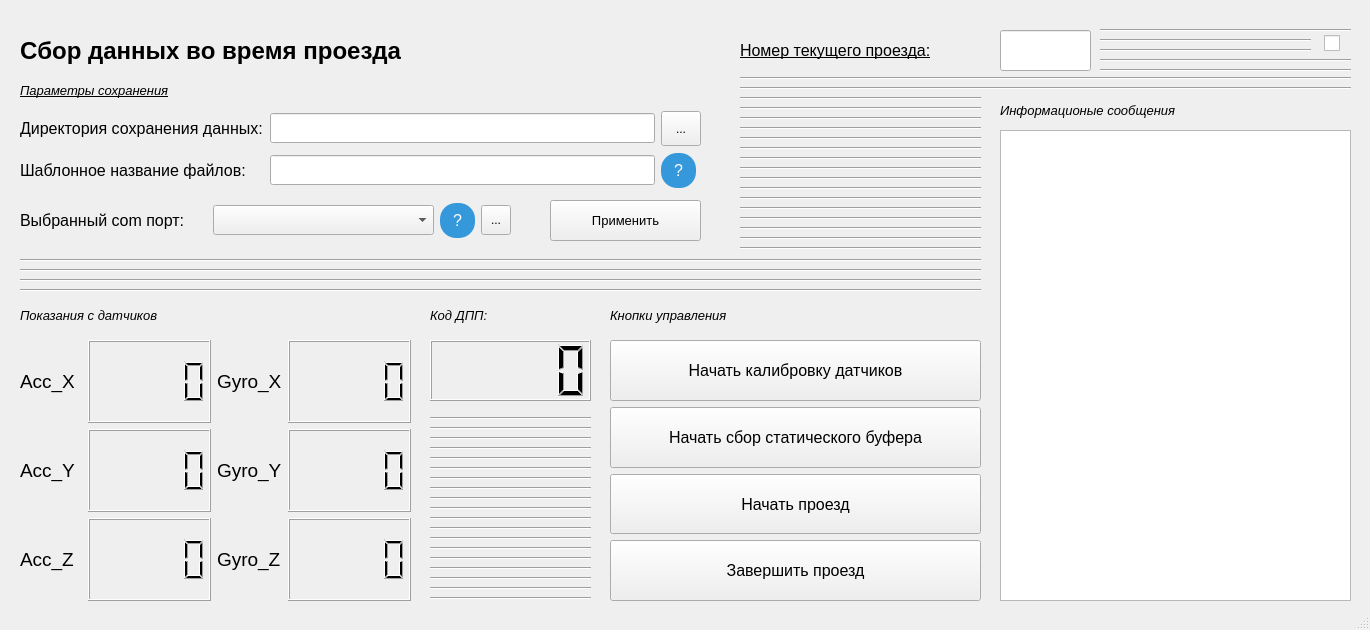
<?xml version="1.0" encoding="UTF-8"?>
<ui version="4.0">
 <class>MainWindow</class>
 <widget class="QMainWindow" name="MainWindow">
  <property name="geometry">
   <rect>
    <x>0</x>
    <y>0</y>
    <width>1370</width>
    <height>630</height>
   </rect>
  </property>
  <property name="sizePolicy">
   <sizepolicy hsizetype="Fixed" vsizetype="Fixed">
    <horstretch>0</horstretch>
    <verstretch>0</verstretch>
   </sizepolicy>
  </property>
  <property name="minimumSize">
   <size>
    <width>1370</width>
    <height>630</height>
   </size>
  </property>
  <property name="maximumSize">
   <size>
    <width>1370</width>
    <height>630</height>
   </size>
  </property>
  <property name="windowTitle">
   <string>MainWindow</string>
  </property>
  <widget class="QWidget" name="centralwidget">
   <widget class="QWidget" name="gridLayoutWidget">
    <property name="geometry">
     <rect>
      <x>20</x>
      <y>340</y>
      <width>391</width>
      <height>261</height>
     </rect>
    </property>
    <layout class="QGridLayout" name="Values_Widget" columnstretch="1,2,1,2">
     <item row="0" column="0">
      <widget class="QLabel" name="Label_Acc_X">
       <property name="font">
        <font>
         <family>Tahoma</family>
         <pointsize>14</pointsize>
         <kerning>false</kerning>
        </font>
       </property>
       <property name="cursor">
        <cursorShape>ArrowCursor</cursorShape>
       </property>
       <property name="text">
        <string>Acc_X</string>
       </property>
      </widget>
     </item>
     <item row="0" column="1">
      <widget class="QLCDNumber" name="Value_Acc_X">
       <property name="font">
        <font>
         <family>MS Serif</family>
        </font>
       </property>
      </widget>
     </item>
     <item row="0" column="3">
      <widget class="QLCDNumber" name="Value_Gyro_X"/>
     </item>
     <item row="1" column="1">
      <widget class="QLCDNumber" name="Value_Acc_Y"/>
     </item>
     <item row="2" column="1">
      <widget class="QLCDNumber" name="Value_Acc_Z"/>
     </item>
     <item row="1" column="3">
      <widget class="QLCDNumber" name="Value_Gyro_Y"/>
     </item>
     <item row="2" column="3">
      <widget class="QLCDNumber" name="Value_Gyro_Z"/>
     </item>
     <item row="1" column="0">
      <widget class="QLabel" name="Label_Acc_Y">
       <property name="font">
        <font>
         <family>Tahoma</family>
         <pointsize>14</pointsize>
        </font>
       </property>
       <property name="text">
        <string>Acc_Y</string>
       </property>
      </widget>
     </item>
     <item row="2" column="0">
      <widget class="QLabel" name="Label_Acc_Z">
       <property name="font">
        <font>
         <family>Tahoma</family>
         <pointsize>14</pointsize>
        </font>
       </property>
       <property name="text">
        <string>Acc_Z</string>
       </property>
      </widget>
     </item>
     <item row="0" column="2">
      <widget class="QLabel" name="Label_Gyro_X">
       <property name="font">
        <font>
         <family>Tahoma</family>
         <pointsize>14</pointsize>
        </font>
       </property>
       <property name="text">
        <string>Gyro_X</string>
       </property>
      </widget>
     </item>
     <item row="1" column="2">
      <widget class="QLabel" name="Label_Gyro_Y">
       <property name="font">
        <font>
         <family>Tahoma</family>
         <pointsize>14</pointsize>
        </font>
       </property>
       <property name="text">
        <string>Gyro_Y</string>
       </property>
      </widget>
     </item>
     <item row="2" column="2">
      <widget class="QLabel" name="Label_Gyro_Z">
       <property name="font">
        <font>
         <family>Tahoma</family>
         <pointsize>14</pointsize>
        </font>
       </property>
       <property name="text">
        <string>Gyro_Z</string>
       </property>
      </widget>
     </item>
    </layout>
   </widget>
   <widget class="QWidget" name="verticalLayoutWidget">
    <property name="geometry">
     <rect>
      <x>610</x>
      <y>340</y>
      <width>371</width>
      <height>261</height>
     </rect>
    </property>
    <layout class="QVBoxLayout" name="Buttons">
     <item>
      <widget class="QPushButton" name="StartCalibrationButton">
       <property name="sizePolicy">
        <sizepolicy hsizetype="Minimum" vsizetype="Preferred">
         <horstretch>0</horstretch>
         <verstretch>0</verstretch>
        </sizepolicy>
       </property>
       <property name="font">
        <font>
         <pointsize>12</pointsize>
        </font>
       </property>
       <property name="text">
        <string>Начать калибровку датчиков</string>
       </property>
      </widget>
     </item>
     <item>
      <widget class="QPushButton" name="StartStaticInitButton">
       <property name="sizePolicy">
        <sizepolicy hsizetype="Minimum" vsizetype="Preferred">
         <horstretch>0</horstretch>
         <verstretch>0</verstretch>
        </sizepolicy>
       </property>
       <property name="font">
        <font>
         <pointsize>12</pointsize>
        </font>
       </property>
       <property name="text">
        <string>Начать сбор статического буфера</string>
       </property>
      </widget>
     </item>
     <item>
      <widget class="QPushButton" name="StartMeasuringButton">
       <property name="sizePolicy">
        <sizepolicy hsizetype="Minimum" vsizetype="Preferred">
         <horstretch>0</horstretch>
         <verstretch>0</verstretch>
        </sizepolicy>
       </property>
       <property name="font">
        <font>
         <pointsize>12</pointsize>
        </font>
       </property>
       <property name="text">
        <string>Начать проезд</string>
       </property>
      </widget>
     </item>
     <item>
      <widget class="QPushButton" name="StopMeasuringButton">
       <property name="sizePolicy">
        <sizepolicy hsizetype="Minimum" vsizetype="Preferred">
         <horstretch>0</horstretch>
         <verstretch>0</verstretch>
        </sizepolicy>
       </property>
       <property name="font">
        <font>
         <pointsize>12</pointsize>
        </font>
       </property>
       <property name="text">
        <string>Завершить проезд</string>
       </property>
      </widget>
     </item>
    </layout>
   </widget>
   <widget class="QLabel" name="label_8">
    <property name="geometry">
     <rect>
      <x>20</x>
      <y>20</y>
      <width>671</width>
      <height>61</height>
     </rect>
    </property>
    <property name="font">
     <font>
      <pointsize>18</pointsize>
      <weight>75</weight>
      <bold>true</bold>
      <kerning>false</kerning>
     </font>
    </property>
    <property name="text">
     <string>Сбор данных во время проезда</string>
    </property>
   </widget>
   <widget class="QWidget" name="horizontalLayoutWidget">
    <property name="geometry">
     <rect>
      <x>20</x>
      <y>200</y>
      <width>491</width>
      <height>41</height>
     </rect>
    </property>
    <layout class="QHBoxLayout" name="COM_Port_STM_Settings">
     <item>
      <widget class="QLabel" name="label">
       <property name="font">
        <font>
         <pointsize>12</pointsize>
        </font>
       </property>
       <property name="text">
        <string>Выбранный com порт:     </string>
       </property>
      </widget>
     </item>
     <item>
      <widget class="QComboBox" name="ComPortComboBox">
       <property name="enabled">
        <bool>true</bool>
       </property>
       <property name="sizePolicy">
        <sizepolicy hsizetype="MinimumExpanding" vsizetype="Fixed">
         <horstretch>0</horstretch>
         <verstretch>0</verstretch>
        </sizepolicy>
       </property>
       <property name="minimumSize">
        <size>
         <width>0</width>
         <height>30</height>
        </size>
       </property>
       <property name="font">
        <font>
         <pointsize>10</pointsize>
        </font>
       </property>
       <property name="mouseTracking">
        <bool>true</bool>
       </property>
      </widget>
     </item>
     <item>
      <widget class="QPushButton" name="ComPortInfoButton">
       <property name="sizePolicy">
        <sizepolicy hsizetype="Fixed" vsizetype="Fixed">
         <horstretch>0</horstretch>
         <verstretch>0</verstretch>
        </sizepolicy>
       </property>
       <property name="minimumSize">
        <size>
         <width>35</width>
         <height>35</height>
        </size>
       </property>
       <property name="font">
        <font>
         <pointsize>12</pointsize>
        </font>
       </property>
       <property name="styleSheet">
        <string notr="true">QPushButton {
    border-radius: 16px; /* half of the button height for a perfect circle */
    background-color: #3498db; /* set the background color */
    color: white; /* set the text color */
    padding: 5px 10px; /* adjust padding as needed */
}</string>
       </property>
       <property name="text">
        <string>?</string>
       </property>
       <property name="iconSize">
        <size>
         <width>20</width>
         <height>20</height>
        </size>
       </property>
      </widget>
     </item>
     <item>
      <widget class="QToolButton" name="UpdateComPortsButton">
       <property name="minimumSize">
        <size>
         <width>30</width>
         <height>30</height>
        </size>
       </property>
       <property name="text">
        <string>...</string>
       </property>
      </widget>
     </item>
    </layout>
   </widget>
   <widget class="QLabel" name="label_12">
    <property name="geometry">
     <rect>
      <x>1000</x>
      <y>100</y>
      <width>231</width>
      <height>20</height>
     </rect>
    </property>
    <property name="font">
     <font>
      <pointsize>10</pointsize>
      <italic>true</italic>
     </font>
    </property>
    <property name="text">
     <string>Информационые сообщения</string>
    </property>
   </widget>
   <widget class="QLabel" name="label_3">
    <property name="geometry">
     <rect>
      <x>20</x>
      <y>80</y>
      <width>271</width>
      <height>21</height>
     </rect>
    </property>
    <property name="font">
     <font>
      <pointsize>10</pointsize>
      <italic>true</italic>
      <underline>true</underline>
     </font>
    </property>
    <property name="text">
     <string>Параметры сохранения</string>
    </property>
   </widget>
   <widget class="QWidget" name="gridLayoutWidget_3">
    <property name="geometry">
     <rect>
      <x>20</x>
      <y>110</y>
      <width>681</width>
      <height>81</height>
     </rect>
    </property>
    <layout class="QGridLayout" name="SavingSettings_Widget">
     <item row="0" column="0">
      <widget class="QLabel" name="label_2">
       <property name="font">
        <font>
         <pointsize>12</pointsize>
        </font>
       </property>
       <property name="text">
        <string>Директория сохранения данных:</string>
       </property>
      </widget>
     </item>
     <item row="0" column="1">
      <widget class="QLineEdit" name="SavingPathEdit">
       <property name="minimumSize">
        <size>
         <width>0</width>
         <height>30</height>
        </size>
       </property>
       <property name="font">
        <font>
         <pointsize>10</pointsize>
        </font>
       </property>
      </widget>
     </item>
     <item row="0" column="2">
      <widget class="QToolButton" name="ChooseSavingPathButton">
       <property name="minimumSize">
        <size>
         <width>40</width>
         <height>35</height>
        </size>
       </property>
       <property name="layoutDirection">
        <enum>Qt::LeftToRight</enum>
       </property>
       <property name="text">
        <string>...</string>
       </property>
      </widget>
     </item>
     <item row="1" column="0">
      <widget class="QLabel" name="label_10">
       <property name="sizePolicy">
        <sizepolicy hsizetype="Minimum" vsizetype="Ignored">
         <horstretch>0</horstretch>
         <verstretch>0</verstretch>
        </sizepolicy>
       </property>
       <property name="font">
        <font>
         <pointsize>12</pointsize>
        </font>
       </property>
       <property name="text">
        <string>Шаблонное название файлов:    </string>
       </property>
       <property name="wordWrap">
        <bool>false</bool>
       </property>
      </widget>
     </item>
     <item row="1" column="1">
      <widget class="QLineEdit" name="TemplateFilenameEdit">
       <property name="sizePolicy">
        <sizepolicy hsizetype="MinimumExpanding" vsizetype="Fixed">
         <horstretch>0</horstretch>
         <verstretch>0</verstretch>
        </sizepolicy>
       </property>
       <property name="minimumSize">
        <size>
         <width>0</width>
         <height>30</height>
        </size>
       </property>
       <property name="font">
        <font>
         <pointsize>10</pointsize>
        </font>
       </property>
      </widget>
     </item>
     <item row="1" column="2">
      <widget class="QPushButton" name="TemplayInfoButton">
       <property name="sizePolicy">
        <sizepolicy hsizetype="Fixed" vsizetype="Fixed">
         <horstretch>0</horstretch>
         <verstretch>0</verstretch>
        </sizepolicy>
       </property>
       <property name="minimumSize">
        <size>
         <width>35</width>
         <height>35</height>
        </size>
       </property>
       <property name="font">
        <font>
         <pointsize>12</pointsize>
        </font>
       </property>
       <property name="styleSheet">
        <string notr="true">QPushButton {
    border-radius: 16px; /* half of the button height for a perfect circle */
    background-color: #3498db; /* set the background color */
    color: white; /* set the text color */
    padding: 5px 10px; /* adjust padding as needed */
}</string>
       </property>
       <property name="text">
        <string>?</string>
       </property>
       <property name="iconSize">
        <size>
         <width>20</width>
         <height>20</height>
        </size>
       </property>
      </widget>
     </item>
    </layout>
   </widget>
   <widget class="Line" name="line_9">
    <property name="geometry">
     <rect>
      <x>20</x>
      <y>270</y>
      <width>961</width>
      <height>20</height>
     </rect>
    </property>
    <property name="orientation">
     <enum>Qt::Horizontal</enum>
    </property>
   </widget>
   <widget class="Line" name="line_10">
    <property name="geometry">
     <rect>
      <x>20</x>
      <y>250</y>
      <width>961</width>
      <height>20</height>
     </rect>
    </property>
    <property name="orientation">
     <enum>Qt::Horizontal</enum>
    </property>
   </widget>
   <widget class="Line" name="line_12">
    <property name="geometry">
     <rect>
      <x>20</x>
      <y>260</y>
      <width>961</width>
      <height>20</height>
     </rect>
    </property>
    <property name="orientation">
     <enum>Qt::Horizontal</enum>
    </property>
   </widget>
   <widget class="Line" name="line_6">
    <property name="geometry">
     <rect>
      <x>830</x>
      <y>-20</y>
      <width>611</width>
      <height>16</height>
     </rect>
    </property>
    <property name="orientation">
     <enum>Qt::Horizontal</enum>
    </property>
   </widget>
   <widget class="Line" name="line_15">
    <property name="geometry">
     <rect>
      <x>740</x>
      <y>80</y>
      <width>611</width>
      <height>16</height>
     </rect>
    </property>
    <property name="orientation">
     <enum>Qt::Horizontal</enum>
    </property>
   </widget>
   <widget class="Line" name="line_17">
    <property name="geometry">
     <rect>
      <x>740</x>
      <y>70</y>
      <width>611</width>
      <height>16</height>
     </rect>
    </property>
    <property name="orientation">
     <enum>Qt::Horizontal</enum>
    </property>
   </widget>
   <widget class="QListWidget" name="msgList">
    <property name="geometry">
     <rect>
      <x>1000</x>
      <y>130</y>
      <width>351</width>
      <height>471</height>
     </rect>
    </property>
    <property name="font">
     <font>
      <pointsize>10</pointsize>
     </font>
    </property>
   </widget>
   <widget class="QLabel" name="label_9">
    <property name="geometry">
     <rect>
      <x>740</x>
      <y>30</y>
      <width>281</width>
      <height>41</height>
     </rect>
    </property>
    <property name="font">
     <font>
      <pointsize>12</pointsize>
      <underline>true</underline>
     </font>
    </property>
    <property name="text">
     <string>Номер текущего проезда:</string>
    </property>
   </widget>
   <widget class="Line" name="line_21">
    <property name="geometry">
     <rect>
      <x>1100</x>
      <y>40</y>
      <width>211</width>
      <height>20</height>
     </rect>
    </property>
    <property name="orientation">
     <enum>Qt::Horizontal</enum>
    </property>
   </widget>
   <widget class="Line" name="line_22">
    <property name="geometry">
     <rect>
      <x>1100</x>
      <y>30</y>
      <width>211</width>
      <height>20</height>
     </rect>
    </property>
    <property name="orientation">
     <enum>Qt::Horizontal</enum>
    </property>
   </widget>
   <widget class="Line" name="line_23">
    <property name="geometry">
     <rect>
      <x>1100</x>
      <y>20</y>
      <width>251</width>
      <height>20</height>
     </rect>
    </property>
    <property name="orientation">
     <enum>Qt::Horizontal</enum>
    </property>
   </widget>
   <widget class="Line" name="line_24">
    <property name="geometry">
     <rect>
      <x>1100</x>
      <y>60</y>
      <width>251</width>
      <height>20</height>
     </rect>
    </property>
    <property name="orientation">
     <enum>Qt::Horizontal</enum>
    </property>
   </widget>
   <widget class="Line" name="line_25">
    <property name="geometry">
     <rect>
      <x>1100</x>
      <y>50</y>
      <width>251</width>
      <height>20</height>
     </rect>
    </property>
    <property name="orientation">
     <enum>Qt::Horizontal</enum>
    </property>
   </widget>
   <widget class="QLineEdit" name="Passage_Num">
    <property name="geometry">
     <rect>
      <x>1000</x>
      <y>30</y>
      <width>91</width>
      <height>41</height>
     </rect>
    </property>
    <property name="font">
     <font>
      <pointsize>12</pointsize>
      <weight>75</weight>
      <bold>true</bold>
     </font>
    </property>
   </widget>
   <widget class="Line" name="line_19">
    <property name="geometry">
     <rect>
      <x>740</x>
      <y>90</y>
      <width>241</width>
      <height>16</height>
     </rect>
    </property>
    <property name="orientation">
     <enum>Qt::Horizontal</enum>
    </property>
   </widget>
   <widget class="QLabel" name="label_11">
    <property name="geometry">
     <rect>
      <x>20</x>
      <y>305</y>
      <width>231</width>
      <height>21</height>
     </rect>
    </property>
    <property name="font">
     <font>
      <pointsize>10</pointsize>
      <italic>true</italic>
     </font>
    </property>
    <property name="text">
     <string>Показания с датчиков</string>
    </property>
   </widget>
   <widget class="QLabel" name="label_13">
    <property name="geometry">
     <rect>
      <x>610</x>
      <y>300</y>
      <width>181</width>
      <height>31</height>
     </rect>
    </property>
    <property name="font">
     <font>
      <pointsize>10</pointsize>
      <italic>true</italic>
     </font>
    </property>
    <property name="text">
     <string>Кнопки управления</string>
    </property>
   </widget>
   <widget class="QCheckBox" name="Indicator">
    <property name="geometry">
     <rect>
      <x>1324</x>
      <y>28</y>
      <width>21</width>
      <height>30</height>
     </rect>
    </property>
    <property name="sizePolicy">
     <sizepolicy hsizetype="Minimum" vsizetype="Fixed">
      <horstretch>1</horstretch>
      <verstretch>1</verstretch>
     </sizepolicy>
    </property>
    <property name="maximumSize">
     <size>
      <width>141</width>
      <height>30</height>
     </size>
    </property>
    <property name="styleSheet">
     <string notr="true">QCheckBox::indicator {
    width: 16px;
    height: 16px;
}</string>
    </property>
    <property name="text">
     <string/>
    </property>
   </widget>
   <widget class="QLabel" name="label_4">
    <property name="geometry">
     <rect>
      <x>430</x>
      <y>300</y>
      <width>91</width>
      <height>31</height>
     </rect>
    </property>
    <property name="font">
     <font>
      <pointsize>10</pointsize>
      <italic>true</italic>
     </font>
    </property>
    <property name="text">
     <string>Код ДПП:</string>
    </property>
   </widget>
   <widget class="QLCDNumber" name="DppCodeValue">
    <property name="geometry">
     <rect>
      <x>430</x>
      <y>340</y>
      <width>161</width>
      <height>61</height>
     </rect>
    </property>
    <property name="font">
     <font>
      <family>MS Shell Dlg 2</family>
      <pointsize>8</pointsize>
     </font>
    </property>
   </widget>
   <widget class="Line" name="line_20">
    <property name="geometry">
     <rect>
      <x>740</x>
      <y>100</y>
      <width>241</width>
      <height>16</height>
     </rect>
    </property>
    <property name="orientation">
     <enum>Qt::Horizontal</enum>
    </property>
   </widget>
   <widget class="Line" name="line_26">
    <property name="geometry">
     <rect>
      <x>740</x>
      <y>120</y>
      <width>241</width>
      <height>16</height>
     </rect>
    </property>
    <property name="orientation">
     <enum>Qt::Horizontal</enum>
    </property>
   </widget>
   <widget class="Line" name="line_27">
    <property name="geometry">
     <rect>
      <x>740</x>
      <y>110</y>
      <width>241</width>
      <height>16</height>
     </rect>
    </property>
    <property name="orientation">
     <enum>Qt::Horizontal</enum>
    </property>
   </widget>
   <widget class="Line" name="line_28">
    <property name="geometry">
     <rect>
      <x>740</x>
      <y>140</y>
      <width>241</width>
      <height>16</height>
     </rect>
    </property>
    <property name="orientation">
     <enum>Qt::Horizontal</enum>
    </property>
   </widget>
   <widget class="Line" name="line_29">
    <property name="geometry">
     <rect>
      <x>740</x>
      <y>150</y>
      <width>241</width>
      <height>16</height>
     </rect>
    </property>
    <property name="orientation">
     <enum>Qt::Horizontal</enum>
    </property>
   </widget>
   <widget class="Line" name="line_30">
    <property name="geometry">
     <rect>
      <x>740</x>
      <y>160</y>
      <width>241</width>
      <height>16</height>
     </rect>
    </property>
    <property name="orientation">
     <enum>Qt::Horizontal</enum>
    </property>
   </widget>
   <widget class="Line" name="line_31">
    <property name="geometry">
     <rect>
      <x>740</x>
      <y>130</y>
      <width>241</width>
      <height>16</height>
     </rect>
    </property>
    <property name="orientation">
     <enum>Qt::Horizontal</enum>
    </property>
   </widget>
   <widget class="Line" name="line_32">
    <property name="geometry">
     <rect>
      <x>740</x>
      <y>180</y>
      <width>241</width>
      <height>16</height>
     </rect>
    </property>
    <property name="orientation">
     <enum>Qt::Horizontal</enum>
    </property>
   </widget>
   <widget class="Line" name="line_33">
    <property name="geometry">
     <rect>
      <x>740</x>
      <y>190</y>
      <width>241</width>
      <height>16</height>
     </rect>
    </property>
    <property name="orientation">
     <enum>Qt::Horizontal</enum>
    </property>
   </widget>
   <widget class="Line" name="line_34">
    <property name="geometry">
     <rect>
      <x>740</x>
      <y>230</y>
      <width>241</width>
      <height>16</height>
     </rect>
    </property>
    <property name="orientation">
     <enum>Qt::Horizontal</enum>
    </property>
   </widget>
   <widget class="Line" name="line_35">
    <property name="geometry">
     <rect>
      <x>740</x>
      <y>200</y>
      <width>241</width>
      <height>16</height>
     </rect>
    </property>
    <property name="orientation">
     <enum>Qt::Horizontal</enum>
    </property>
   </widget>
   <widget class="Line" name="line_36">
    <property name="geometry">
     <rect>
      <x>740</x>
      <y>220</y>
      <width>241</width>
      <height>16</height>
     </rect>
    </property>
    <property name="orientation">
     <enum>Qt::Horizontal</enum>
    </property>
   </widget>
   <widget class="Line" name="line_37">
    <property name="geometry">
     <rect>
      <x>740</x>
      <y>240</y>
      <width>241</width>
      <height>16</height>
     </rect>
    </property>
    <property name="orientation">
     <enum>Qt::Horizontal</enum>
    </property>
   </widget>
   <widget class="Line" name="line_38">
    <property name="geometry">
     <rect>
      <x>740</x>
      <y>210</y>
      <width>241</width>
      <height>16</height>
     </rect>
    </property>
    <property name="orientation">
     <enum>Qt::Horizontal</enum>
    </property>
   </widget>
   <widget class="Line" name="line_39">
    <property name="geometry">
     <rect>
      <x>740</x>
      <y>170</y>
      <width>241</width>
      <height>16</height>
     </rect>
    </property>
    <property name="orientation">
     <enum>Qt::Horizontal</enum>
    </property>
   </widget>
   <widget class="Line" name="line_11">
    <property name="geometry">
     <rect>
      <x>20</x>
      <y>280</y>
      <width>961</width>
      <height>20</height>
     </rect>
    </property>
    <property name="orientation">
     <enum>Qt::Horizontal</enum>
    </property>
   </widget>
   <widget class="Line" name="line_40">
    <property name="geometry">
     <rect>
      <x>430</x>
      <y>410</y>
      <width>161</width>
      <height>16</height>
     </rect>
    </property>
    <property name="orientation">
     <enum>Qt::Horizontal</enum>
    </property>
   </widget>
   <widget class="Line" name="line_41">
    <property name="geometry">
     <rect>
      <x>430</x>
      <y>420</y>
      <width>161</width>
      <height>16</height>
     </rect>
    </property>
    <property name="orientation">
     <enum>Qt::Horizontal</enum>
    </property>
   </widget>
   <widget class="Line" name="line_42">
    <property name="geometry">
     <rect>
      <x>430</x>
      <y>430</y>
      <width>161</width>
      <height>16</height>
     </rect>
    </property>
    <property name="orientation">
     <enum>Qt::Horizontal</enum>
    </property>
   </widget>
   <widget class="Line" name="line_43">
    <property name="geometry">
     <rect>
      <x>430</x>
      <y>440</y>
      <width>161</width>
      <height>16</height>
     </rect>
    </property>
    <property name="orientation">
     <enum>Qt::Horizontal</enum>
    </property>
   </widget>
   <widget class="Line" name="line_44">
    <property name="geometry">
     <rect>
      <x>430</x>
      <y>450</y>
      <width>161</width>
      <height>16</height>
     </rect>
    </property>
    <property name="orientation">
     <enum>Qt::Horizontal</enum>
    </property>
   </widget>
   <widget class="Line" name="line_45">
    <property name="geometry">
     <rect>
      <x>430</x>
      <y>480</y>
      <width>161</width>
      <height>16</height>
     </rect>
    </property>
    <property name="orientation">
     <enum>Qt::Horizontal</enum>
    </property>
   </widget>
   <widget class="Line" name="line_46">
    <property name="geometry">
     <rect>
      <x>430</x>
      <y>470</y>
      <width>161</width>
      <height>16</height>
     </rect>
    </property>
    <property name="orientation">
     <enum>Qt::Horizontal</enum>
    </property>
   </widget>
   <widget class="Line" name="line_47">
    <property name="geometry">
     <rect>
      <x>430</x>
      <y>460</y>
      <width>161</width>
      <height>16</height>
     </rect>
    </property>
    <property name="orientation">
     <enum>Qt::Horizontal</enum>
    </property>
   </widget>
   <widget class="Line" name="line_48">
    <property name="geometry">
     <rect>
      <x>430</x>
      <y>550</y>
      <width>161</width>
      <height>16</height>
     </rect>
    </property>
    <property name="orientation">
     <enum>Qt::Horizontal</enum>
    </property>
   </widget>
   <widget class="Line" name="line_49">
    <property name="geometry">
     <rect>
      <x>430</x>
      <y>490</y>
      <width>161</width>
      <height>16</height>
     </rect>
    </property>
    <property name="orientation">
     <enum>Qt::Horizontal</enum>
    </property>
   </widget>
   <widget class="Line" name="line_50">
    <property name="geometry">
     <rect>
      <x>430</x>
      <y>540</y>
      <width>161</width>
      <height>16</height>
     </rect>
    </property>
    <property name="orientation">
     <enum>Qt::Horizontal</enum>
    </property>
   </widget>
   <widget class="Line" name="line_51">
    <property name="geometry">
     <rect>
      <x>430</x>
      <y>520</y>
      <width>161</width>
      <height>16</height>
     </rect>
    </property>
    <property name="orientation">
     <enum>Qt::Horizontal</enum>
    </property>
   </widget>
   <widget class="Line" name="line_52">
    <property name="geometry">
     <rect>
      <x>430</x>
      <y>560</y>
      <width>161</width>
      <height>16</height>
     </rect>
    </property>
    <property name="orientation">
     <enum>Qt::Horizontal</enum>
    </property>
   </widget>
   <widget class="Line" name="line_53">
    <property name="geometry">
     <rect>
      <x>430</x>
      <y>530</y>
      <width>161</width>
      <height>16</height>
     </rect>
    </property>
    <property name="orientation">
     <enum>Qt::Horizontal</enum>
    </property>
   </widget>
   <widget class="Line" name="line_54">
    <property name="geometry">
     <rect>
      <x>430</x>
      <y>510</y>
      <width>161</width>
      <height>16</height>
     </rect>
    </property>
    <property name="orientation">
     <enum>Qt::Horizontal</enum>
    </property>
   </widget>
   <widget class="Line" name="line_55">
    <property name="geometry">
     <rect>
      <x>430</x>
      <y>500</y>
      <width>161</width>
      <height>16</height>
     </rect>
    </property>
    <property name="orientation">
     <enum>Qt::Horizontal</enum>
    </property>
   </widget>
   <widget class="Line" name="line_56">
    <property name="geometry">
     <rect>
      <x>430</x>
      <y>570</y>
      <width>161</width>
      <height>16</height>
     </rect>
    </property>
    <property name="orientation">
     <enum>Qt::Horizontal</enum>
    </property>
   </widget>
   <widget class="Line" name="line_57">
    <property name="geometry">
     <rect>
      <x>430</x>
      <y>580</y>
      <width>161</width>
      <height>16</height>
     </rect>
    </property>
    <property name="orientation">
     <enum>Qt::Horizontal</enum>
    </property>
   </widget>
   <widget class="Line" name="line_58">
    <property name="geometry">
     <rect>
      <x>430</x>
      <y>590</y>
      <width>161</width>
      <height>16</height>
     </rect>
    </property>
    <property name="orientation">
     <enum>Qt::Horizontal</enum>
    </property>
   </widget>
   <widget class="QPushButton" name="ApplySettingsButton">
    <property name="geometry">
     <rect>
      <x>550</x>
      <y>200</y>
      <width>151</width>
      <height>41</height>
     </rect>
    </property>
    <property name="sizePolicy">
     <sizepolicy hsizetype="Minimum" vsizetype="Preferred">
      <horstretch>0</horstretch>
      <verstretch>0</verstretch>
     </sizepolicy>
    </property>
    <property name="font">
     <font>
      <pointsize>10</pointsize>
     </font>
    </property>
    <property name="text">
     <string>Применить</string>
    </property>
   </widget>
  </widget>
  <widget class="QStatusBar" name="statusbar"/>
 </widget>
 <resources/>
 <connections/>
</ui>
